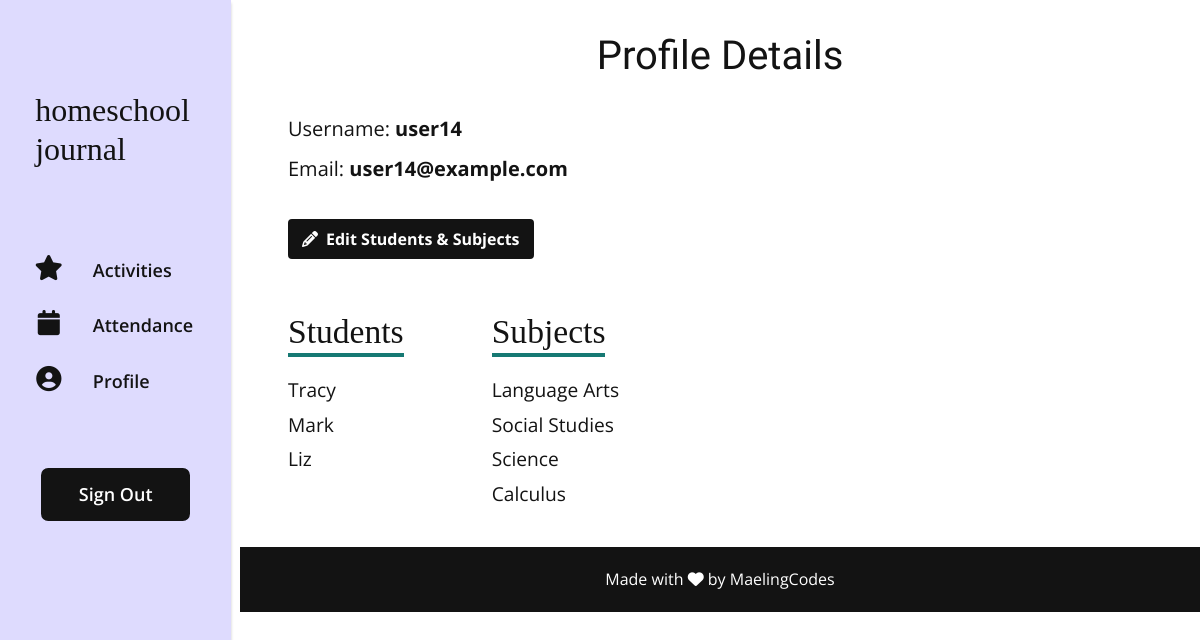
The app's page /profile (signed in) with its own data.
### app/models.py (models this page shows, shortened)
class User(UserMixin, db.Model):
    id = db.Column(db.Integer, primary_key=True)
    username = db.Column(db.String(64), nullable=False, index=True, unique=True)
    email = db.Column(db.String(120), nullable=False, index=True, unique=True)
    student_number = db.Column(db.Integer, index=True)
    password_hash = db.Column(db.String(128))
    activities = db.relationship('Activity', backref='admin', lazy='dynamic')
    students = db.relationship('Student', backref='admin', lazy='dynamic')
    subjects = db.relationship('Subject', backref='admin', lazy='dynamic')
    attendance = db.relationship('Attendance', backref='admin', lazy='dynamic')

class Student(db.Model):
    id = db.Column(db.Integer, primary_key=True)
    student_name = db.Column(db.String(64), index=True)
    user_id = db.Column(db.Integer, db.ForeignKey('user.id'))
    attendance = db.relationship('Attendance', backref='student', lazy='dynamic')
    activities = db.relationship('Activity', backref='student', lazy='dynamic')
    def __str__(self):
        return self.student_name

class Subject(db.Model):
    id = db.Column(db.Integer, primary_key=True)
    user_id = db.Column(db.Integer, db.ForeignKey('user.id'), index=True)
    subject_name = db.Column(db.String(64), index=True)
    activities = db.relationship('Activity', backref='subject', lazy='dynamic')
    def __str__(self):
        return self.subject_name

### app/routes.py (the view)
@app.route('/profile', methods=['GET', 'POST'])
@login_required
def profile():
    return render_template('profile.html')

### app/models.py (called while the page is built)
@login.user_loader
def load_user(id):
    return User.query.get(int(id))

### app/templates/profile.html (shortened to what this page needs)
{% extends 'base.html' %}
{% block content %}
    <div class="profile">
        <h1 class="profile__title">Profile Details</h1>
        <div class="profile__header">
            <p class="profile__heading">Username: <span class="profile__heading-data">{{ current_user.username }}</span></p>
            <p class="profile__heading">Email: <span class="profile__heading-data">{{ current_user.email }}</span></p>
        </div>
        <a href="{{ url_for('edit_profile') }}" class="btn btn--dark btn--profile-edit"><i class="fas fa-pencil-alt controls-icon"></i>Edit Students & Subjects</a>
        <div class="profile__data-wrapper">
            <div class="profile__data-group">
                <p class="profile__data-heading"><span class="profile__data-heading-title">Students</span></p>
                <div class="profile__data-content">
                    {% for student in current_user.students %}
                        <p class="profile__data">{{ student }}</p>
                    {% endfor %}
                </div>
            </div>
            <div class="profile__data-group">
                <p class="profile__data-heading"><span class="profile__data-heading-title">Subjects</span></p>
                <div class="profile__data-content">
                    {% for subject in current_user.subjects %}
                        <p class="profile__data">{{ subject }}</p>
                    {% endfor %}
                </div>
            </div>
        </div>
    </div>
{% endblock %}

### app/static/style.css (style rules this page uses)
:root { --black: #131313; --white: #FFFFFF; --bg-light: #EBF6F2; --bg-navbar: #DEDBFE; --bg-dark: #167973; --bg-activity-display: hsla(245, 100%, 95%, 0.9); --bg-completed: hsla(160, 36%, 88%, 1); --bg-notcompleted: hsla(246, 91%, 65%, 0.21); --bg-cell-hover: hsla(245, 100%, 96%, 0.7); --bg-cell-hover-dark: hsla(245, 100%, 93%, 0.7); --completed-color: hsla(176, 69%, 28%, 1); --notcompleted-color: hsla(246, 54%, 53%, 1); --content-bg-light: #D7ECE5; --attendance-bg:#FBE6CC; --link-color: #6354F7; --link-hover-color: #872CA7; --highlight-color: #6354F7; --btn-bright: #6354F7; --btn-bright-hover: #872CA7; --btn-activity-display: hsla(246, 91%, 65%, 1); --btn-activity-display-hover: hsla(246, 91%, 55%, 1); --btn-bg-color-light: #C7C4E3; --btn-edit: hsla(33, 85%, 89%, 1); --btn-details: hsla(220, 78%, 89%, 1); --btn-delete: hsla(3, 56%, 49%, 0.3); --btn-edit-hover: hsla(33, 85%, 79%, 1); --btn-details-hover: hsla(220, 78%, 79%, 1); --btn-delete-hover: hsla(3, 66%, 42%, 0.4); --alert-color: rgba(196, 61, 55, 0.3); --header-icon-hover-color: #872CA7; --border-light: #dee2e6; --border-dark: #167973; }
*, *:before, *:after { box-sizing: border-box; }
p { margin: 0; padding: 0; }
body { margin: 0; padding: 0; background-color: var(--white); color: #131313; font-family: 'Open Sans', sans-serif; font-weight: 400; }
a { text-decoration:none; color: var(--link-color); cursor: pointer; }
h1, h2, h3, h4 { font-family: "Lexend Deca", serif; }
.btn { border: unset; cursor: pointer; }
.btn--dark { background: var(--black); color: #FFF; border: 2px solid var(--black); font-weight: 700; }
.controls-icon { margin-right: 0.5em; }
.profile__title { text-align: center; }
.profile__header { margin-top: 2.1em; }
.profile__heading { font-size: 1.25rem; margin-bottom: 0.5em; }
.profile__heading:last-child { margin-bottom: 0; }
.profile__heading-data { font-weight: 700; }
.profile__data-wrapper { margin-top: 3em; }
.btn--profile-edit { margin-top: 2.2em; }
.profile__data-group { margin-bottom: 2em; }
.profile__data-group:last-child { margin-bottom: 0; }
.profile__data-heading { margin-bottom: 1.2em; }
.profile__data-heading-title { font-family: 'Zilla Slab', serif; font-size: 2.1rem; padding-bottom: 0.1em; border-bottom: 4px solid var(--border-dark); }
.profile__data { margin-bottom: 0.3em; font-size: 1.2rem; }
@media screen and (min-width: 968px) { .profile__data-wrapper { display: flex; } }
@media screen and (min-width: 968px) { .profile__data-group { margin-right: 5.5em; } }

### records on screen
User: username "user14", email "user14@example.com"
Student: student_name "Tracy"
Student: student_name "Mark"
Student: student_name "Liz"
Subject: subject_name "Language Arts"
Subject: subject_name "Social Studies"
Subject: subject_name "Science"
Subject: subject_name "Calculus"
